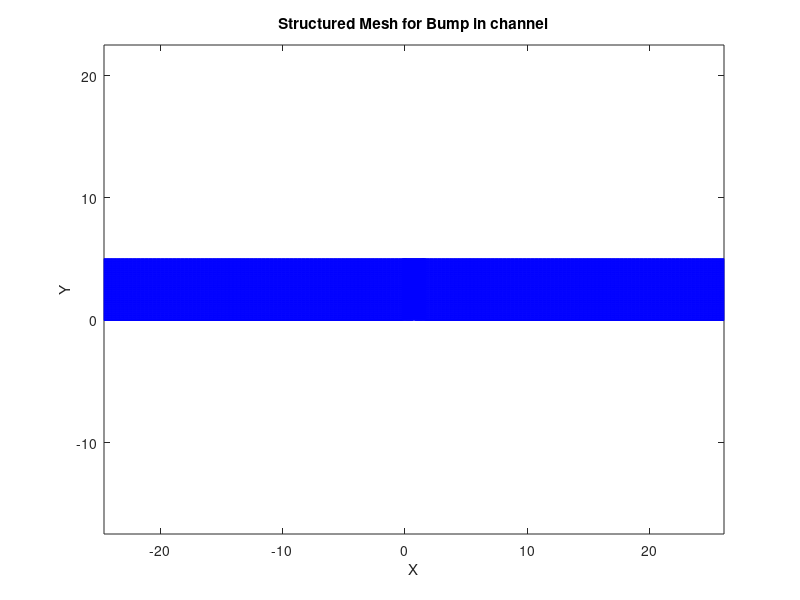

Recreate this plot in MATLAB.
%Grid with geometrical inflation layer for bump in channel problem
%clear all
close all
clc
tic

%boundary layer thickness estimation
Re=3e6;%Reynolds Number
x_lenght=1.5;%lenght of the plate
d99=(0.35*x_lenght)/(Re^(1/5)) + 0.05*2;%boundary layer estimation

y_wall =3.8e-4;%Non dimensional wall distance
y_h=2*y_wall;%height of the first cell
inf_layer_N = 15;% Number of layers
%d99=1.0230;%height of the boundary layer

%%% Computig geometrical growth factor
inf_layer_G=0.00001;%Geometrical factor 
y_t=0;%Boundary layer height
while y_t<=d99
    inf_layer_G=inf_layer_G+0.00001;
    y_t=y_h*((1-inf_layer_G^inf_layer_N)/(1-inf_layer_G));
end    

l_x = 50; % length in X
l_y = 5; % length in Y
n_x = 354;  % number of grid points in X
n_y =162;  % number of grid points in Y

or_plate=[0 0];%origin of the plate X,Y
len_plate=1.5;%len of the plate
p_farfield_l=or_plate(1)- 0.5*(l_x-len_plate);%position of the left farfield
p_farfield_r=or_plate(1)+len_plate+ 0.5*(l_x-len_plate);%position of the right farfield
p_farfield_t=or_plate(2)+l_y;%position of the top farfield

%Creating X steps with refinement at the leading and  trailing edges

%refinement in the leading and trailing edges with inflation layers x
%direction
inf_layer_Nx=30;%simetrical ,for trailling and leading,proposed
x_h=4*y_h;%first  x step  from leading and trailling egdes
inf_layer_G_ed=1.05;%G factor for inflation layer at the edges

%leading edge
x_plate_led=zeros(1,1+2*inf_layer_Nx);%vector for define steps in leading edge
x_plate_led(21)=or_plate(1);%defining grid point for leading edge
sum_layer_x=0;%len of the inflation layer
%loop for define gridpoints in leading edge
for i =0:inf_layer_Nx-1
    sum_layer_x=sum_layer_x-x_h*inf_layer_G_ed^i;
    x_plate_led(inf_layer_Nx-i)=sum_layer_x;
    x_plate_led(inf_layer_Nx+2+i)=-sum_layer_x;
end
    
%trailling edge
x_plate_trl=zeros(1,1+2*inf_layer_Nx);%vector for define steps in trailling edge
x_plate_trl(inf_layer_Nx+1)=or_plate(1)+len_plate;%defining grid point for trailing edge
sum_layer_x=0;% inflation layer position
%loop for define gridpoints in leading edge
for i =0:inf_layer_Nx-1
    sum_layer_x=sum_layer_x-x_h*inf_layer_G_ed^i;
    x_plate_trl(inf_layer_Nx-i)=x_plate_trl(inf_layer_Nx+1)+sum_layer_x;
    x_plate_trl(inf_layer_Nx+2+i)=x_plate_trl(inf_layer_Nx+1)-sum_layer_x;
end

%portion of the grid in x between the 2 inflation layers
%this portion of the plate has the maximum step that have the inflation
%layers at the edges.

dx_int=x_plate_trl(2*inf_layer_Nx+1)-x_plate_trl(2*inf_layer_Nx);%maximum step in inflation layer
len_int_plate=x_plate_trl(1)-x_plate_led(2*inf_layer_Nx+1);%lenght in the intermediate zone of the plate
gp_int_plate= round(len_int_plate/dx_int);%number of grid points in the interior of the plate
dx_int=len_int_plate/gp_int_plate;%recomputing step in the interior of the plate


x_plate_int=zeros(1,gp_int_plate+1);%number of grids in the interior of the plate 
x_plate_int(1)=x_plate_led(2*inf_layer_Nx+1);
for i =2:gp_int_plate+1
    x_plate_int(i)=x_plate_int(i-1)+dx_int;
end

%number of grid points from edge inflation layers to farfields per side
gp_edf=0.5*(n_x - (4*inf_layer_Nx + gp_int_plate));


%distance from farfield to inflation layers
if x_plate_led(1) - p_farfield_l == p_farfield_r- x_plate_trl(2*inf_layer_Nx+1)
    len_ff=x_plate_led(1) - p_farfield_l;
else 
    printf("Error in  the mesh")
end 
 
%size of step from farfields to inflation layers
dx_ff= len_ff/gp_edf;

%grid portion from left farfield to leading inflation layer
x_grid_lft= zeros(1,gp_edf+1);
x_grid_lft(1)=p_farfield_l;
for i=2:gp_edf+1
    x_grid_lft(i)= x_grid_lft(i-1)+dx_ff;
end

%grid portion from trailling inflation layer to right farfield
x_grid_rgt= zeros(1,gp_edf+1);
x_grid_rgt(1)=x_plate_trl(2*inf_layer_Nx+1);
for i=2:gp_edf+1
    x_grid_rgt(i)= x_grid_rgt(i-1)+dx_ff;
end

x_grid_vector=[x_grid_lft x_plate_led(2:2*inf_layer_Nx+1) x_plate_int(2:gp_int_plate+1) x_plate_trl(2:2*inf_layer_Nx) x_grid_rgt];

y=zeros(size(x_grid_vector));
%plot(x_grid_vector, y, 'o', 'MarkerSize', 8, 'MarkerFaceColor', 'r');

fprintf("Grid points in the plate")
disp(2*inf_layer_Nx+gp_int_plate)

%inflation layer in Y direction
for i = 1:length(x_grid_vector)
    if x_grid_vector(i)>0.3
        b_1=i;
        break
    end    
end

for i = 1:length(x_grid_vector)
    if x_grid_vector(i)>1.2
        b_2=i-1;
        break
    end
end


for i = b_1:b_2
    y(i) = 0.05*(sin(pi*x_grid_vector(i)/0.9 - (pi/3.)))^4;%comment this line for a flat mesh
end

% Matrix that will store the X coordinates of the mesh
X = zeros(n_y+1, n_x+1);
% Storing X coordinates, constant step
for i = 1:n_x+1
    X(:, i) = x_grid_vector(i);
end


% Initial matrix that will store the Y coordinates of the mesh
Y_t = zeros(n_y+1, n_x+1);
%defining the Y coordinates for the bump
for i = 1:n_x+1
    Y_t(1, i) = y(i);
    Y_t(2,i)=Y_t(1, i)+y_h;
end

% Storing Y coordinates for the inflation boundary layer
for i = 3:inf_layer_N+1
    for j = 1:n_x+1
        Y_t(i, j) = Y_t(i-1, j) + y_h*inf_layer_G^(i-2);
    end
end

% Storing Y coordinates for the rest of the mesh
dy_f_d = 0;          % dynamic y-step
max_y = max(y);      % maximum value of Y
for i = inf_layer_N+2:n_y+1
    for j = 1:n_x+1
        dy_f_d = (l_y - (y(j) + Y_t(inf_layer_N+1,1)))/(n_y-inf_layer_N);
        Y_t(i, j) = Y_t(i-1, j) + dy_f_d;
    end
end

Y = zeros(size(Y_t));

k = 0;
for i = 1:n_y+1
    for j = 1:n_x+1
        Y(i, j) = Y_t(n_y+1-k, j);
    end
    k = k + 1;
end

clear Y_t;
% Adding ghost cells
X_2= zeros(size(X)+2);
Y_2= zeros(size(Y)+2);

for i= 2:n_y+2
    for j=2:n_x+2
        X_2(i,j)=X(i-1,j-1);
        Y_2(i,j)=Y(i-1,j-1);
    end 
end
X_2(:,1)=X_2(:,2)-(X_2(:,3)-X_2(:,2));
X_2(1,:)=X_2(2,:);
X_2(:,n_x+3)=X_2(:,n_x+2)+(X_2(:,n_x+2)-X_2(:,n_x+1));
X_2(n_y+3,:)=X_2(n_y+2,:);

Y_2(:,1)=Y_2(:,2);
Y_2(:,n_x+3)=Y_2(:,n_x+2);
Y_2(1,:)=Y_2(2,:)+(Y_2(2,:)-Y_2(3,:));

for i=1:n_x+3
    Y_2(n_y+3,i)=Y_2(n_y+3,i)-(Y_2(n_y+1,i)-Y_2(n_y+2,i));
end

Y_2(n_y+3,:)=Y_2(n_y+2,:)-(Y_2(n_y+1,:)-Y_2(n_y+2,:));

clear X;
clear Y;
X=X_2;
Y=Y_2;
clear X_2;
clear Y_2;

% ghost cells Created

save('mesh_bumpchannel.mat', 'X', 'Y');

if size(X)==size(Y)
    size_mesh=size(X);
else
    fprintf("Size of matrices X and Y is not the same \n")
end

fprintf("number of grid points in X = ")
disp(size_mesh(2)-3)
fprintf("number of grid points in Y = ")
disp(size_mesh(1)-3)
fprintf("number of cells =")
disp((size_mesh(1)-3)*(size_mesh(2)-3))

figure(1);
% Plot vertical lines (constant j)
plot(X, Y, 'Color', 'b', 'LineWidth', 0.5);
hold on;
% Plot horizontal lines (constant i)
plot(X', Y', 'Color', 'b', 'LineWidth', 0.5);
axis equal;
xlabel('X');
ylabel('Y');
title('Structured Mesh for Bump in channel');

toc
